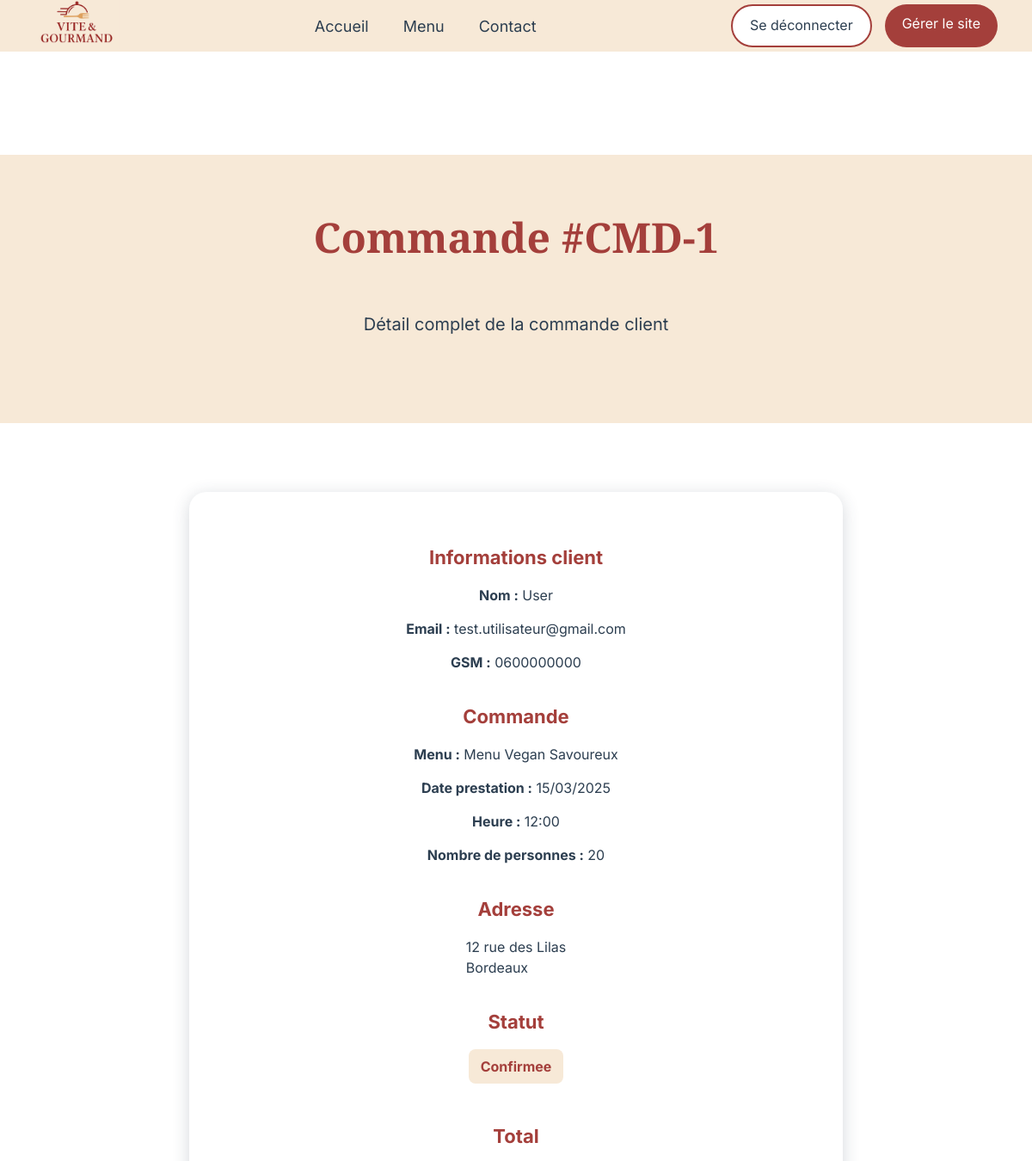
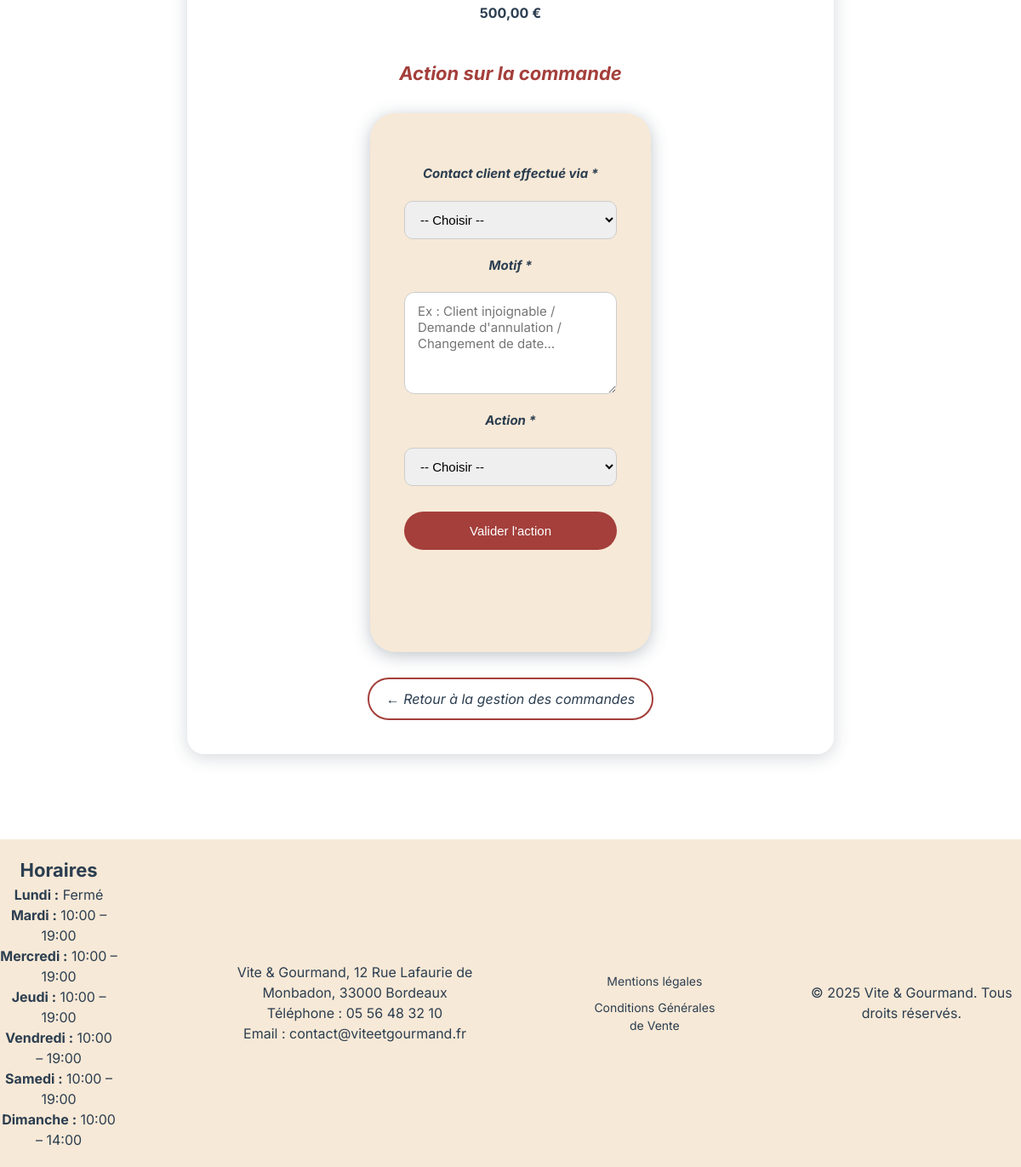
Page /public/commande-detail-employe.php?id=1 (signed in) on the committed database (2 pictures, top to bottom).
### tables this page shows
CREATE TABLE commande (
    id INT AUTO_INCREMENT PRIMARY KEY,
    utilisateur_id INT NOT NULL,
    menu_id INT NOT NULL,
    date_prestation DATETIME NOT NULL,
    adresse VARCHAR(255) NOT NULL,
    ville VARCHAR(100) NOT NULL,
    nb_personnes INT NOT NULL,
    prix_total DECIMAL(10,2) NOT NULL,
    statut VARCHAR(50) DEFAULT 'en_attente',
    pret_materiel BOOLEAN DEFAULT FALSE,
    date_limite_retour DATE,
    FOREIGN KEY (utilisateur_id) REFERENCES utilisateur(id),
    FOREIGN KEY (menu_id) REFERENCES menu(id)
);

CREATE TABLE utilisateur (
    id INT AUTO_INCREMENT PRIMARY KEY,
    prenom VARCHAR(50) NOT NULL,
    nom VARCHAR(50) NOT NULL,
    email VARCHAR(100) NOT NULL UNIQUE,
    gsm VARCHAR(150),
    adresse VARCHAR(255) NOT NULL,
    ville VARCHAR(100) NOT NULL,
    code_postal VARCHAR(10) NOT NULL,
    mot_de_passe VARCHAR(255) NOT NULL,
    reset_token VARCHAR(255),
    reset_expires DATETIME,
    role VARCHAR(50) DEFAULT 'user',
    actif BOOLEAN DEFAULT TRUE
);

CREATE TABLE menu (
    id INT AUTO_INCREMENT PRIMARY KEY,
    nom VARCHAR(100) NOT NULL,
    description TEXT,
    description_longue TEXT,
    theme VARCHAR(100),
    regime VARCHAR(100),
    nb_personnes_min INT NOT NULL,
    prix_base DECIMAL(10,2) NOT NULL,
    stock INT NOT NULL,
    image VARCHAR(255)
);

CREATE TABLE horaire (
    id INT AUTO_INCREMENT PRIMARY KEY,
    jour VARCHAR(20) NOT NULL,
    ouverture TIME NULL,
    fermeture TIME NULL
);

### models/commandeModel.php (called while the page is built, shortened)
<?php
function getCommandeById(PDO $pdo, int $id): array|false
{
    $sql = "
        SELECT
            c.id,
            c.utilisateur_id,
            c.menu_id,
            c.date_prestation,
            c.adresse,
            c.ville,
            c.nb_personnes AS quantite,
            c.prix_total,
            c.statut,
            u.nom AS client_nom,
            u.email AS client_email,
            u.gsm AS client_gsm,
            m.nom AS menu_nom,
            m.prix_base,
            m.nb_personnes_min,
            m.stock
        FROM commande c
        JOIN menu m ON c.menu_id = m.id
        JOIN utilisateur u ON c.utilisateur_id = u.id
        WHERE c.id = :id
    ";
    $stmt = $pdo->prepare($sql);
    $stmt->execute(['id' => $id]);
    return $stmt->fetch(PDO::FETCH_ASSOC);
}

### models/horaireModel.php (called while the page is built, shortened)
<?php
function getHoraires(PDO $pdo): array
{
    $stmt = $pdo->query("
        SELECT jour, ouverture, fermeture
        FROM horaire
        ORDER BY id
    ");
    return $stmt->fetchAll(PDO::FETCH_ASSOC);
}

### public/commande-detail-employe.php (the view, shortened to what this page needs)
<?php
require_once __DIR__ . '/../config/database.php';
require_once __DIR__ . '/../models/commandeModel.php';
$commandeId = (int) $_GET['id'];
$commande   = getCommandeById($pdo, $commandeId);
$date = new DateTime($commande['date_prestation']);
?>
<!DOCTYPE html>
<html lang="fr">
<head>
    <?php
    require_once __DIR__ . '/../partials/head.php';
    ?>
</head>
<body>
<?php require_once __DIR__ . '/../partials/header.php'; ?>
<main id="main-content">
    <section class="hero-section commandes-hero">
        <h1>Commande #CMD-<?= (int) $commande['id'] ?></h1>
        <p>Détail complet de la commande client</p>
    </section>
    <section class="order-detail-container">
        <div class="order-card">
            <h3>Informations client</h3>
            <p><strong>Nom :</strong> <?= htmlspecialchars($commande['client_nom']) ?></p>
            <p><strong>Email :</strong> <?= htmlspecialchars($commande['client_email']) ?></p>
            <p><strong>GSM :</strong> <?= htmlspecialchars($commande['client_gsm']) ?></p>
            <h3>Commande</h3>
            <p><strong>Menu :</strong> <?= htmlspecialchars($commande['menu_nom']) ?></p>
            <p><strong>Date prestation :</strong> <?= $date->format('d/m/Y') ?></p>
            <p><strong>Heure :</strong> <?= $date->format('H:i') ?></p>
            <p><strong>Nombre de personnes :</strong> <?= (int) $commande['quantite'] ?></p>
            <?php if (!empty($commande['adresse'])): ?>
                <h3>Adresse</h3>
                <p>
                    <?= htmlspecialchars($commande['adresse']) ?><br>
                    <?= htmlspecialchars($commande['ville']) ?>
                </p>
            <?php endif; ?>
            <h3>Statut</h3>
            <span class="status-en-cours">
                <?= ucfirst(str_replace('_', ' ', htmlspecialchars($commande['statut']))) ?>
            </span>
            <h3>Total</h3>
            <p><strong><?= number_format($commande['prix_total'], 2, ',', ' ') ?> €</strong></p>
            <div class="order-motif-action">
                <?php if ($commande['statut'] !== 'annulee'): ?>
                    <h3>Action sur la commande</h3>
                    <form method="POST" action="traiter-action-commande.php" class="form-card">
                        <label for="contact_mode">
                            <strong>Contact client effectué via *</strong>
                        </label>
                        <select name="contact_mode" id="contact_mode" required>
                            <option value="">-- Choisir --</option>
                        </select>
                        <label for="motif"><strong>Motif *</strong></label>
                        <textarea
                            name="motif"
                            id="motif"
                            rows="4"
                            required
                            placeholder="Ex : Client injoignable / Demande d'annulation / Changement de date..."
                        ></textarea>
                        <label for="action"><strong>Action *</strong></label>
                        <select name="action" id="action" required>
                            <option value="">-- Choisir --</option>
                        </select>
                        <button type="submit" class="btn-commande">
                            Valider l'action
                        </button>
                    </form>
                <?php endif; ?>
                <a href="gestion-commandes.php" class="btn-secondary">
                    ← Retour à la gestion des commandes
                </a>
            </div>
        </div>
    </section>
</main>
<?php require_once __DIR__ . '/../partials/footer.php'; ?>
</body>
</html>

### partials/footer.php (shortened to what this page needs)
<?php
require_once __DIR__ . '/../config/database.php';
require_once __DIR__ . '/../models/horaireModel.php';
$horaires = getHoraires($pdo);
?>
<footer>
        <div class="footer-container">
            <div class="horaires">
                <h3>Horaires</h3>
                <?php foreach ($horaires as $h): ?>
                    <p>
                        <strong><?= ucfirst($h['jour']) ?> :</strong>
                        <?php if ($h['ouverture'] && $h['fermeture']): ?>
                            <?= substr($h['ouverture'], 0, 5) ?> – <?= substr($h['fermeture'], 0, 5) ?>
                        <?php else: ?>
                            Fermé
                        <?php endif; ?>
                    </p>
                <?php endforeach; ?>
            </div>
            <div class="contact">
                <p>Vite & Gourmand, 12 Rue Lafaurie de Monbadon, 33000 Bordeaux</p>
                <p>Téléphone : 05 56 48 32 10</p>
                <p>Email : contact@viteetgourmand.fr </p>
            </div>
            <div class="legal">
                <a href="mentions-legales.php">Mentions légales</a>
                <a href="cgv.php">Conditions Générales de Vente</a>
            </div>
            <div class="copyright">
                <p>&copy; 2025 Vite & Gourmand. Tous droits réservés.</p>
            </div>
        </div>
    </footer>

### public/assets/css/style.css (style rules this page uses)
* { margin: 0; padding: 0; box-sizing: border-box; }
h3 { font-size: 1.375rem; }
p { font-size: 1rem; }
html, body { overflow-x: hidden; }
body { font-family: 'Inter', sans-serif; background-color: #FFFFFF; color: #2C3E50; line-height: 1.5; }
h1 { font-weight: bold; font-size: 3rem; font-family: 'Playfair Display', serif; color: #A43F3B; }
.form-card { background-color: #F7E9D7; padding: 60px 40px; border-radius: 30px; box-shadow: 0 4px 20px rgba(44, 62, 80, 0.3); display: flex; flex-direction: column; gap: 20px; }
.footer-container { display: flex; flex-direction: row; justify-content: center; align-items: center; background-color: #F7E9D7; color: #2C3E50; text-align: center; padding: 20px 0; gap: 100px; }
.legal { display: flex; flex-direction: column; gap: 10px; font-size: 0.875rem; }
.legal a { color: #2C3E50; text-decoration: none; }
.hero-section { display: flex; flex-direction: column; align-items: center; background-color: #F7E9D7; padding: 60px 20px; margin-bottom: 80px; }
.hero-section p { font-size: 1.25rem; margin-bottom: 40px; }
.hero-section h1 { margin-bottom: 50px; }
.btn-commande { display:flex; align-items: center; justify-content: center; cursor: pointer; width:250px; height:60px; background: #A43F3B; color:white; text-decoration:none; text-align:center; border-radius:30px; margin: 0 auto 60px auto; border: none; font-size: 1rem; }
.order-detail-container { max-width: 800px; margin: 0 auto 100px auto; padding: 0 20px; }
.order-card { background-color: white; padding: 40px; border-radius: 20px; box-shadow: 0 4px 20px rgba(44, 62, 80, 0.20); display: flex; flex-direction: column; justify-content: center; align-items: center; gap: 15px; }
.order-card h3 { color: #A43F3B; margin-top: 20px; }
.status-en-cours { font-weight: bold; padding: 8px 14px; border-radius: 8px; display: flex; align-items: center; justify-content: center; margin-bottom: 10px; background-color: #F7E9D7; color: #A43F3B; }
.btn-secondary { display: inline-flex; align-items: center; justify-content: center; padding: 10px 20px; height: 50px; border-radius: 30px; background-color: white; border: 2px solid #A43F3B; color: #2C3E50; text-decoration: none; font-size: 1rem; width: auto; }
.form-card label { font-weight: 600; color: #2C3E50; font-size: 0.9375rem; }
.form-card input, .form-card select { width: 100%; padding: 12px 14px; font-size: 0.9375rem; border-radius: 10px; border: 1px solid #ccc; transition: border-color 0.2s ease, box-shadow 0.2s ease; }
.form-card .btn-commande { margin-top: 10px; height: 45px; font-size: 0.9375rem; display: inline-flex; align-items: center; justify-content: center; }
.form-card textarea { width: 100%; padding: 12px 15px; border-radius: 12px; border: 1px solid #ccc; font-size: 0.9375rem; font-family: 'Inter', sans-serif; background-color: #FFFFFF; resize: vertical; min-height: 120px; }
.order-motif-action { margin-top: 8px; font-size: 0.875rem; font-style: italic; text-align: center; }
.order-motif-action .form-card { margin: 30px; }

### rows in the picture
commande: id "1", utilisateur.nom "User", utilisateur.email "test.utilisateur@gmail.com", utilisateur.gsm "0600000000", menu.nom "Menu Vegan Savoureux", date_prestation "15/03/2025", date_prestation "12:00", nb_personnes "20", adresse "12 rue des Lilas", ville "Bordeaux", statut "Confirmee", prix_total "500,00"
horaire: jour "Lundi", shows "Fermé"
horaire: jour "Mardi", ouverture "10:00", fermeture "19:00"
horaire: jour "Mercredi", ouverture "10:00", fermeture "19:00"
horaire: jour "Jeudi", ouverture "10:00", fermeture "19:00"
horaire: jour "Vendredi", ouverture "10:00", fermeture "19:00"
horaire: jour "Samedi", ouverture "10:00", fermeture "19:00"
horaire: jour "Dimanche", ouverture "10:00", fermeture "14:00"

### other values in the picture
$profilLabel "Gérer le site"
